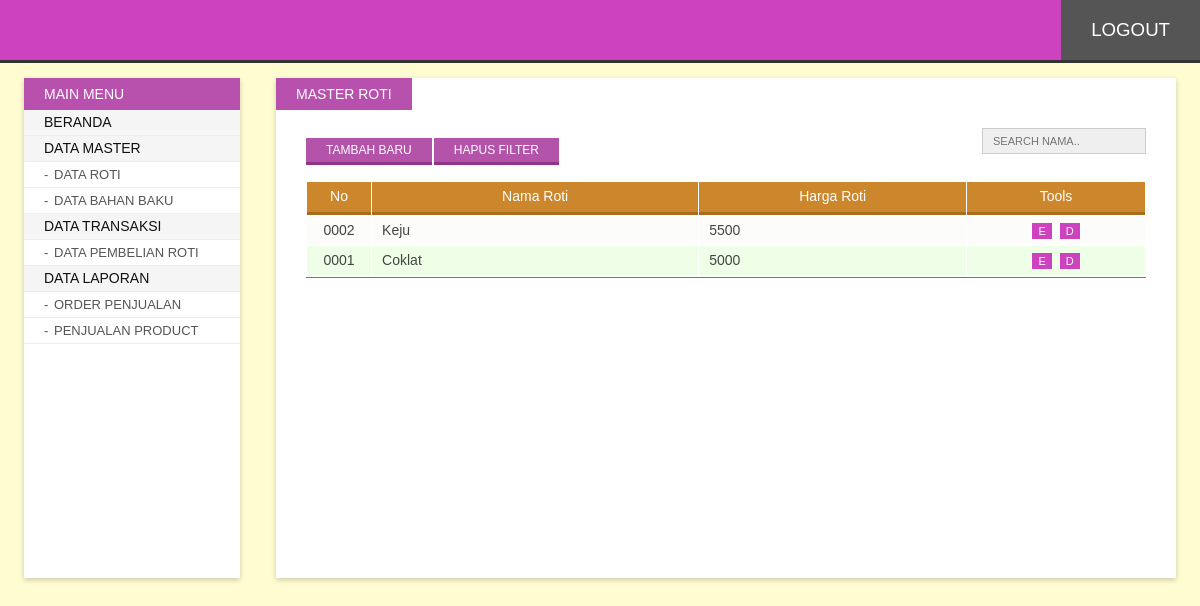
The app's page /index.php?p=roti (signed in) with its own data.
### tables this page shows
CREATE TABLE `roti` (
  `id_roti` varchar(5) NOT NULL,
  `nama_roti` varchar(50) NOT NULL,
  `harga_roti` int(10) NOT NULL
);

### content/roti.php (the view, shortened to what this page needs)
<?php
	$limit = 10;
	if(isset($_GET['h'])){
		$page = $_GET['h'];
   		$offset = $limit * ($page - 1);
	} else {
		$offset = 0;
	}
	$search = "";
	$resQry = "SELECT * FROM roti
		WHERE 0=0 ".$search."
		ORDER BY id_roti DESC
		LIMIT ".$offset.",".$limit;
	$results = mysql_query($resQry) or die(mysql_error());
	$countResults = mysql_num_rows($results);
?>
<span class="page-title">Master Roti</span>
<div class="inner">
<div class="searchform">
	<form action="index.php" method="get">
   	  <input type="text" value="<?php echo isset($_GET['s'])?$_GET['s']:'';?>" id="search" name="s" placeholder="Search nama..">
    </form>
</div>
<a class="addButton button" href="?p=addRoti" title="Add New Record">Tambah Baru</a>
<a class="addButton button" href="?p=<?php echo $_GET['p'];?>" title="Clear Filter">Hapus Filter</a>
<div class="clr"></div><br>
<table id="listTable" width="100%" cellpadding="5" cellspacing="1">
<thead>
    <tr>
    	<td width="2%">No</td>
        <td width="22%">Nama Roti</td>
        <td width="18%">Harga Roti</td>
        <td width="12%">Tools</td>
    </tr>
</thead>
<tbody>
	<?php
	if($countResults > 0){
		$i = 1;
		while($r = mysql_fetch_array($results)){
	?>
	<tr class="<?php echo ($i%2)==0?'odd':'';?>">
    	<td align="center"><?php echo $r['id_roti'];?></td>
        <td><?php echo $r['nama_roti'];?></td>
		<td><?php echo $r['harga_roti'];?></td>
      <td align="center">
	  		<a class="bTools" href="?p=edRoti&id=<?php echo $r['id_roti'];?>" title="Edit">E</a>
            <a class="bTools" href="?p=delRoti&id=<?php echo $r['id_roti'];?>" title="Delete" onClick="return confirm('Hapus record <?php echo $r['nama_roti'];?> ?');">D</a>
        </td>
    </tr>
    <?php $i++; }
	} else  {
    ?>
    <tr>
    	<td colspan="5" align="center">Record Not Available</td>
    </tr>
    <?php } ?>
</tbody>
</table>
</div>

### asset/css/style.css (style rules this page uses)
body#bd { font-family:Calibri, Arial, Helvetica, sans-serif; background:#fffcd2; overflow-y:scroll; font-size:14px; color:#333; padding:0; margin:0; }
.button, .button:hover, .button:focus, .animate, .animate:hover, .pagination li a, .pagination li a:hover, .navigation ul li a, .navigation ul li a:hover, .searchform #search, .searchform #search:focus, #listTable tbody tr, #listTable tbody tr:hover { -webkit-transition: all 0.3s ease-in-out; -moz-transition: all 0.3s ease-in-out; -ms-transition: all 0.3s ease-in-out; -o-transition: all 0.3s ease-in-out; transition: all 0.3s ease-in-out; }
a { text-decoration:none; color:#993300; }
.button { background:#b453aa; color:#fff; font-size:12px; padding:5px 20px; border:none; cursor:pointer; text-transform:uppercase; margin:10px 2px 0 0; border-bottom:solid 3px #923388; }
.addButton { float:left; }
div.contentwrap span.page-title { text-transform:uppercase; background:#b851ad; padding:8px 20px; position:absolute; color:#fff; left:0; top:0; }
div.contentwrap > .inner { margin:0 30px; font-size:14px; padding:50px 0 30px; }
div.searchform { float:right; }
div.searchform #search { border:solid 1px #ccc; background:#efefef; padding:6px 10px; outline:none; font-size:11px; font-family:inherit; text-transform:uppercase; }
#listTable { background:#fff; border-bottom:solid 1px #a96c1d; }
#listTable thead tr td { background:#cc872d; text-align:center; color:#fff; padding:5px 10px; line-height:1.4; position:relative; border-bottom:solid 3px #a96c1d; }
#listTable tbody tr { background:#fcfcfb; }
#listTable tbody tr td { color:#444; padding:5px 10px; line-height:1.4; }
#listTable tbody tr.odd { background:#effee6; }
a.bTools { background:#cd42bf; color:#fff; font-size:11px; padding:2px 6px; margin:0 2px; }

### records on screen
roti: id_roti "0002", nama_roti "Keju", harga_roti "5500"
roti: id_roti "0001", nama_roti "Coklat", harga_roti "5000"
